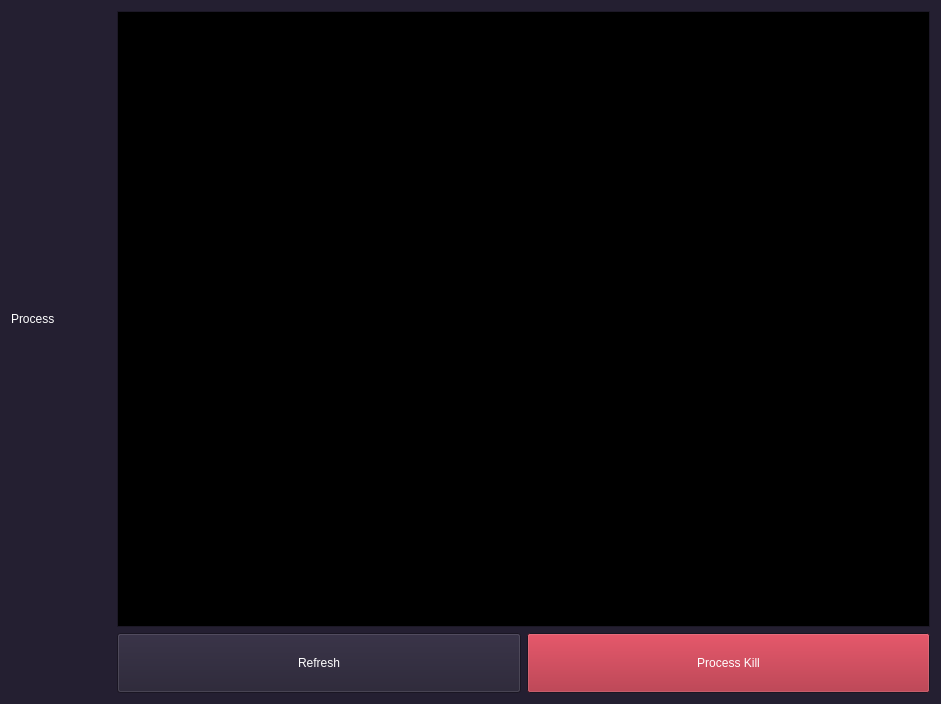
<?xml version="1.0" encoding="UTF-8"?>
<ui version="4.0">
 <class>widget</class>
 <widget class="QWidget" name="widget">
  <property name="geometry">
   <rect>
    <x>0</x>
    <y>0</y>
    <width>941</width>
    <height>704</height>
   </rect>
  </property>
  <property name="palette">
   <palette>
    <active>
     <colorrole role="WindowText">
      <brush brushstyle="SolidPattern">
       <color alpha="255">
        <red>255</red>
        <green>255</green>
        <blue>255</blue>
       </color>
      </brush>
     </colorrole>
     <colorrole role="Button">
      <brush brushstyle="SolidPattern">
       <color alpha="255">
        <red>36</red>
        <green>31</green>
        <blue>49</blue>
       </color>
      </brush>
     </colorrole>
     <colorrole role="Light">
      <brush brushstyle="SolidPattern">
       <color alpha="255">
        <red>0</red>
        <green>0</green>
        <blue>0</blue>
       </color>
      </brush>
     </colorrole>
     <colorrole role="Midlight">
      <brush brushstyle="SolidPattern">
       <color alpha="255">
        <red>0</red>
        <green>0</green>
        <blue>0</blue>
       </color>
      </brush>
     </colorrole>
     <colorrole role="Dark">
      <brush brushstyle="SolidPattern">
       <color alpha="255">
        <red>0</red>
        <green>0</green>
        <blue>0</blue>
       </color>
      </brush>
     </colorrole>
     <colorrole role="Mid">
      <brush brushstyle="SolidPattern">
       <color alpha="255">
        <red>0</red>
        <green>0</green>
        <blue>0</blue>
       </color>
      </brush>
     </colorrole>
     <colorrole role="Text">
      <brush brushstyle="SolidPattern">
       <color alpha="255">
        <red>255</red>
        <green>255</green>
        <blue>255</blue>
       </color>
      </brush>
     </colorrole>
     <colorrole role="BrightText">
      <brush brushstyle="SolidPattern">
       <color alpha="255">
        <red>255</red>
        <green>255</green>
        <blue>255</blue>
       </color>
      </brush>
     </colorrole>
     <colorrole role="ButtonText">
      <brush brushstyle="SolidPattern">
       <color alpha="255">
        <red>255</red>
        <green>255</green>
        <blue>255</blue>
       </color>
      </brush>
     </colorrole>
     <colorrole role="Base">
      <brush brushstyle="SolidPattern">
       <color alpha="255">
        <red>0</red>
        <green>0</green>
        <blue>0</blue>
       </color>
      </brush>
     </colorrole>
     <colorrole role="Window">
      <brush brushstyle="SolidPattern">
       <color alpha="255">
        <red>36</red>
        <green>31</green>
        <blue>49</blue>
       </color>
      </brush>
     </colorrole>
     <colorrole role="Shadow">
      <brush brushstyle="SolidPattern">
       <color alpha="255">
        <red>0</red>
        <green>0</green>
        <blue>0</blue>
       </color>
      </brush>
     </colorrole>
     <colorrole role="Highlight">
      <brush brushstyle="SolidPattern">
       <color alpha="255">
        <red>0</red>
        <green>0</green>
        <blue>255</blue>
       </color>
      </brush>
     </colorrole>
     <colorrole role="AlternateBase">
      <brush brushstyle="SolidPattern">
       <color alpha="255">
        <red>0</red>
        <green>0</green>
        <blue>0</blue>
       </color>
      </brush>
     </colorrole>
     <colorrole role="ToolTipBase">
      <brush brushstyle="SolidPattern">
       <color alpha="255">
        <red>255</red>
        <green>255</green>
        <blue>220</blue>
       </color>
      </brush>
     </colorrole>
     <colorrole role="ToolTipText">
      <brush brushstyle="SolidPattern">
       <color alpha="255">
        <red>0</red>
        <green>0</green>
        <blue>0</blue>
       </color>
      </brush>
     </colorrole>
     <colorrole role="PlaceholderText">
      <brush brushstyle="SolidPattern">
       <color alpha="128">
        <red>255</red>
        <green>255</green>
        <blue>255</blue>
       </color>
      </brush>
     </colorrole>
    </active>
    <inactive>
     <colorrole role="WindowText">
      <brush brushstyle="SolidPattern">
       <color alpha="255">
        <red>255</red>
        <green>255</green>
        <blue>255</blue>
       </color>
      </brush>
     </colorrole>
     <colorrole role="Button">
      <brush brushstyle="SolidPattern">
       <color alpha="255">
        <red>36</red>
        <green>31</green>
        <blue>49</blue>
       </color>
      </brush>
     </colorrole>
     <colorrole role="Light">
      <brush brushstyle="SolidPattern">
       <color alpha="255">
        <red>0</red>
        <green>0</green>
        <blue>0</blue>
       </color>
      </brush>
     </colorrole>
     <colorrole role="Midlight">
      <brush brushstyle="SolidPattern">
       <color alpha="255">
        <red>0</red>
        <green>0</green>
        <blue>0</blue>
       </color>
      </brush>
     </colorrole>
     <colorrole role="Dark">
      <brush brushstyle="SolidPattern">
       <color alpha="255">
        <red>0</red>
        <green>0</green>
        <blue>0</blue>
       </color>
      </brush>
     </colorrole>
     <colorrole role="Mid">
      <brush brushstyle="SolidPattern">
       <color alpha="255">
        <red>0</red>
        <green>0</green>
        <blue>0</blue>
       </color>
      </brush>
     </colorrole>
     <colorrole role="Text">
      <brush brushstyle="SolidPattern">
       <color alpha="255">
        <red>255</red>
        <green>255</green>
        <blue>255</blue>
       </color>
      </brush>
     </colorrole>
     <colorrole role="BrightText">
      <brush brushstyle="SolidPattern">
       <color alpha="255">
        <red>255</red>
        <green>255</green>
        <blue>255</blue>
       </color>
      </brush>
     </colorrole>
     <colorrole role="ButtonText">
      <brush brushstyle="SolidPattern">
       <color alpha="255">
        <red>255</red>
        <green>255</green>
        <blue>255</blue>
       </color>
      </brush>
     </colorrole>
     <colorrole role="Base">
      <brush brushstyle="SolidPattern">
       <color alpha="255">
        <red>0</red>
        <green>0</green>
        <blue>0</blue>
       </color>
      </brush>
     </colorrole>
     <colorrole role="Window">
      <brush brushstyle="SolidPattern">
       <color alpha="255">
        <red>36</red>
        <green>31</green>
        <blue>49</blue>
       </color>
      </brush>
     </colorrole>
     <colorrole role="Shadow">
      <brush brushstyle="SolidPattern">
       <color alpha="255">
        <red>0</red>
        <green>0</green>
        <blue>0</blue>
       </color>
      </brush>
     </colorrole>
     <colorrole role="Highlight">
      <brush brushstyle="SolidPattern">
       <color alpha="255">
        <red>0</red>
        <green>0</green>
        <blue>255</blue>
       </color>
      </brush>
     </colorrole>
     <colorrole role="AlternateBase">
      <brush brushstyle="SolidPattern">
       <color alpha="255">
        <red>0</red>
        <green>0</green>
        <blue>0</blue>
       </color>
      </brush>
     </colorrole>
     <colorrole role="ToolTipBase">
      <brush brushstyle="SolidPattern">
       <color alpha="255">
        <red>255</red>
        <green>255</green>
        <blue>220</blue>
       </color>
      </brush>
     </colorrole>
     <colorrole role="ToolTipText">
      <brush brushstyle="SolidPattern">
       <color alpha="255">
        <red>0</red>
        <green>0</green>
        <blue>0</blue>
       </color>
      </brush>
     </colorrole>
     <colorrole role="PlaceholderText">
      <brush brushstyle="SolidPattern">
       <color alpha="128">
        <red>255</red>
        <green>255</green>
        <blue>255</blue>
       </color>
      </brush>
     </colorrole>
    </inactive>
    <disabled>
     <colorrole role="WindowText">
      <brush brushstyle="SolidPattern">
       <color alpha="255">
        <red>94</red>
        <green>92</green>
        <blue>100</blue>
       </color>
      </brush>
     </colorrole>
     <colorrole role="Button">
      <brush brushstyle="SolidPattern">
       <color alpha="255">
        <red>36</red>
        <green>31</green>
        <blue>49</blue>
       </color>
      </brush>
     </colorrole>
     <colorrole role="Light">
      <brush brushstyle="SolidPattern">
       <color alpha="255">
        <red>0</red>
        <green>0</green>
        <blue>0</blue>
       </color>
      </brush>
     </colorrole>
     <colorrole role="Midlight">
      <brush brushstyle="SolidPattern">
       <color alpha="255">
        <red>0</red>
        <green>0</green>
        <blue>0</blue>
       </color>
      </brush>
     </colorrole>
     <colorrole role="Dark">
      <brush brushstyle="SolidPattern">
       <color alpha="255">
        <red>0</red>
        <green>0</green>
        <blue>0</blue>
       </color>
      </brush>
     </colorrole>
     <colorrole role="Mid">
      <brush brushstyle="SolidPattern">
       <color alpha="255">
        <red>0</red>
        <green>0</green>
        <blue>0</blue>
       </color>
      </brush>
     </colorrole>
     <colorrole role="Text">
      <brush brushstyle="SolidPattern">
       <color alpha="255">
        <red>94</red>
        <green>92</green>
        <blue>100</blue>
       </color>
      </brush>
     </colorrole>
     <colorrole role="BrightText">
      <brush brushstyle="SolidPattern">
       <color alpha="255">
        <red>255</red>
        <green>255</green>
        <blue>255</blue>
       </color>
      </brush>
     </colorrole>
     <colorrole role="ButtonText">
      <brush brushstyle="SolidPattern">
       <color alpha="255">
        <red>94</red>
        <green>92</green>
        <blue>100</blue>
       </color>
      </brush>
     </colorrole>
     <colorrole role="Base">
      <brush brushstyle="SolidPattern">
       <color alpha="255">
        <red>36</red>
        <green>31</green>
        <blue>49</blue>
       </color>
      </brush>
     </colorrole>
     <colorrole role="Window">
      <brush brushstyle="SolidPattern">
       <color alpha="255">
        <red>36</red>
        <green>31</green>
        <blue>49</blue>
       </color>
      </brush>
     </colorrole>
     <colorrole role="Shadow">
      <brush brushstyle="SolidPattern">
       <color alpha="255">
        <red>0</red>
        <green>0</green>
        <blue>0</blue>
       </color>
      </brush>
     </colorrole>
     <colorrole role="Highlight">
      <brush brushstyle="SolidPattern">
       <color alpha="255">
        <red>145</red>
        <green>145</green>
        <blue>145</blue>
       </color>
      </brush>
     </colorrole>
     <colorrole role="AlternateBase">
      <brush brushstyle="SolidPattern">
       <color alpha="255">
        <red>0</red>
        <green>0</green>
        <blue>0</blue>
       </color>
      </brush>
     </colorrole>
     <colorrole role="ToolTipBase">
      <brush brushstyle="SolidPattern">
       <color alpha="255">
        <red>255</red>
        <green>255</green>
        <blue>220</blue>
       </color>
      </brush>
     </colorrole>
     <colorrole role="ToolTipText">
      <brush brushstyle="SolidPattern">
       <color alpha="255">
        <red>0</red>
        <green>0</green>
        <blue>0</blue>
       </color>
      </brush>
     </colorrole>
     <colorrole role="PlaceholderText">
      <brush brushstyle="SolidPattern">
       <color alpha="128">
        <red>255</red>
        <green>255</green>
        <blue>255</blue>
       </color>
      </brush>
     </colorrole>
    </disabled>
   </palette>
  </property>
  <property name="acceptDrops">
   <bool>true</bool>
  </property>
  <property name="windowTitle">
   <string>Process List</string>
  </property>
  <layout class="QGridLayout" name="gridLayout">
   <item row="4" column="1">
    <widget class="QPushButton" name="pb_ref">
     <property name="minimumSize">
      <size>
       <width>0</width>
       <height>60</height>
      </size>
     </property>
     <property name="text">
      <string>Refresh</string>
     </property>
    </widget>
   </item>
   <item row="4" column="2">
    <widget class="QPushButton" name="pb_kill">
     <property name="minimumSize">
      <size>
       <width>0</width>
       <height>60</height>
      </size>
     </property>
     <property name="palette">
      <palette>
       <active>
        <colorrole role="Button">
         <brush brushstyle="SolidPattern">
          <color alpha="255">
           <red>165</red>
           <green>29</green>
           <blue>45</blue>
          </color>
         </brush>
        </colorrole>
       </active>
       <inactive>
        <colorrole role="Button">
         <brush brushstyle="SolidPattern">
          <color alpha="255">
           <red>165</red>
           <green>29</green>
           <blue>45</blue>
          </color>
         </brush>
        </colorrole>
       </inactive>
       <disabled>
        <colorrole role="Button">
         <brush brushstyle="SolidPattern">
          <color alpha="255">
           <red>165</red>
           <green>29</green>
           <blue>45</blue>
          </color>
         </brush>
        </colorrole>
       </disabled>
      </palette>
     </property>
     <property name="text">
      <string>Process Kill</string>
     </property>
    </widget>
   </item>
   <item row="3" column="1" colspan="2">
    <widget class="QListWidget" name="lw_proc">
     <property name="palette">
      <palette>
       <active>
        <colorrole role="Text">
         <brush brushstyle="SolidPattern">
          <color alpha="255">
           <red>192</red>
           <green>191</green>
           <blue>188</blue>
          </color>
         </brush>
        </colorrole>
        <colorrole role="PlaceholderText">
         <brush brushstyle="NoBrush">
          <color alpha="128">
           <red>192</red>
           <green>191</green>
           <blue>188</blue>
          </color>
         </brush>
        </colorrole>
       </active>
       <inactive>
        <colorrole role="Text">
         <brush brushstyle="SolidPattern">
          <color alpha="255">
           <red>192</red>
           <green>191</green>
           <blue>188</blue>
          </color>
         </brush>
        </colorrole>
        <colorrole role="PlaceholderText">
         <brush brushstyle="NoBrush">
          <color alpha="128">
           <red>192</red>
           <green>191</green>
           <blue>188</blue>
          </color>
         </brush>
        </colorrole>
       </inactive>
       <disabled>
        <colorrole role="Text">
         <brush brushstyle="SolidPattern">
          <color alpha="255">
           <red>94</red>
           <green>92</green>
           <blue>100</blue>
          </color>
         </brush>
        </colorrole>
        <colorrole role="PlaceholderText">
         <brush brushstyle="NoBrush">
          <color alpha="128">
           <red>192</red>
           <green>191</green>
           <blue>188</blue>
          </color>
         </brush>
        </colorrole>
       </disabled>
      </palette>
     </property>
     <property name="font">
      <font>
       <family>Ubuntu Mono</family>
       <pointsize>15</pointsize>
      </font>
     </property>
    </widget>
   </item>
   <item row="3" column="0">
    <widget class="QLabel" name="label_2">
     <property name="minimumSize">
      <size>
       <width>100</width>
       <height>0</height>
      </size>
     </property>
     <property name="maximumSize">
      <size>
       <width>100</width>
       <height>16777215</height>
      </size>
     </property>
     <property name="text">
      <string>Process</string>
     </property>
    </widget>
   </item>
  </layout>
 </widget>
 <resources/>
 <connections/>
</ui>
